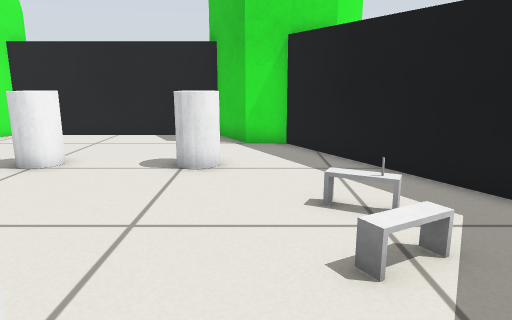
[1] (above)

14 first-person views from a walk through a robot-simulator world made for Gazebo. The camera is 0.56 m above the floor, tilts 12° down and sees 70° across. The floor is counted in squares, 0.25 m on a side. Each view is taken from the middle of a square. On the plan, view 1 faces up. The plan holds only what a view shows up to about 20 squares ahead; the rest is blank. The place goes on beyond the plan.

[2]
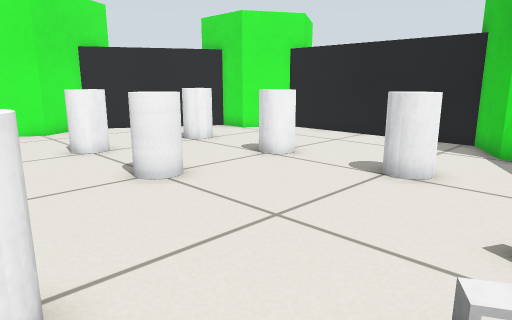

[3]
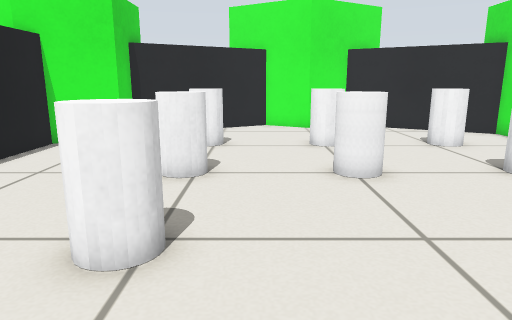

[4]
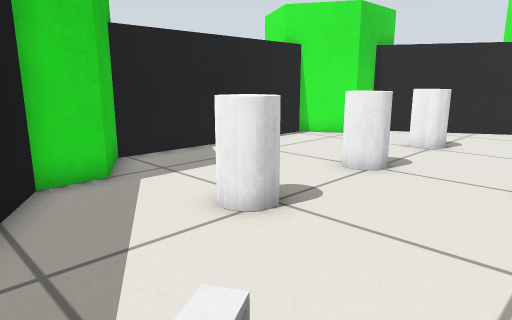

[5]
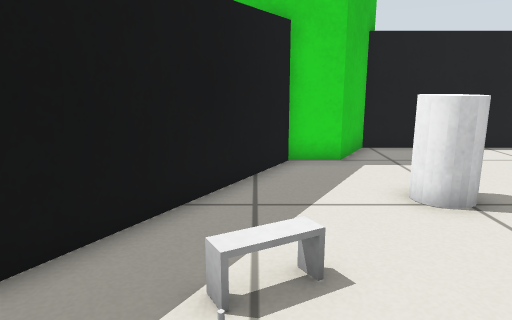

[6]
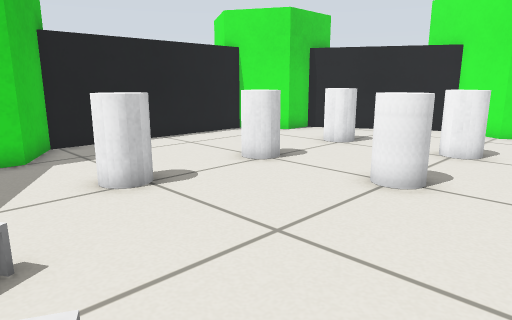

[7]
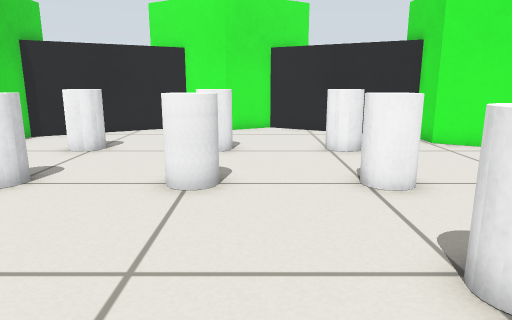

[8]
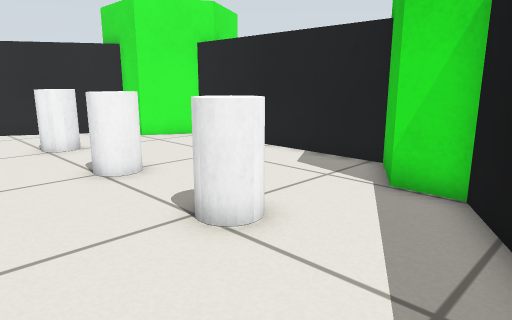

[9]
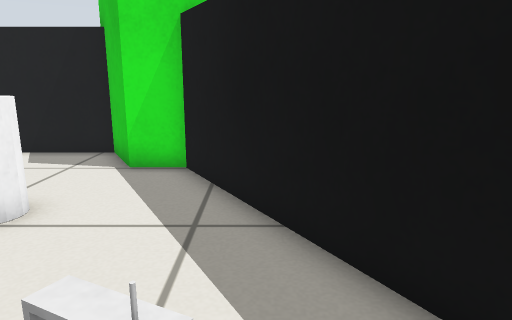

[10]
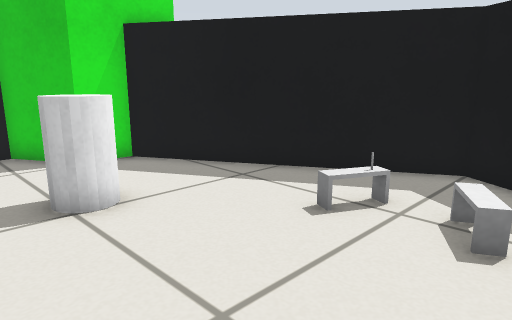

[11]
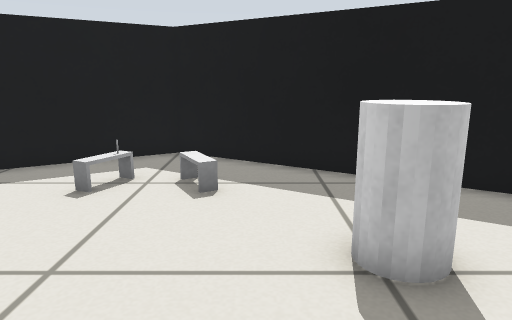

[12]
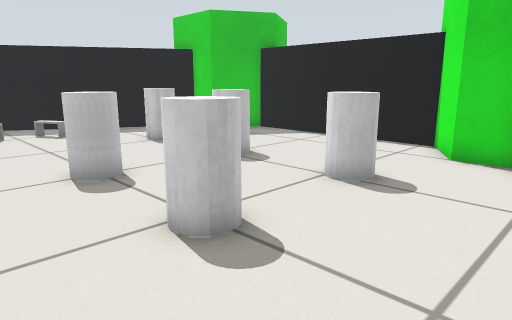

[13]
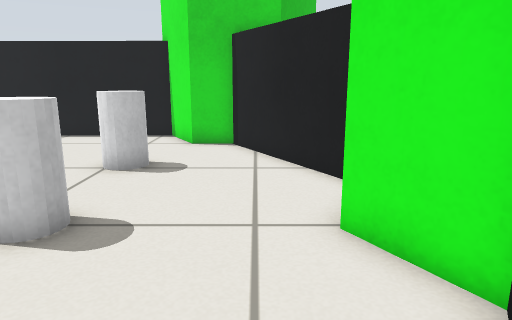

[14]
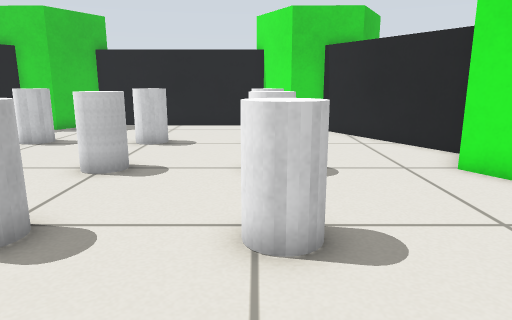

### Floor plan
Points are (right, up) in squares from view 1. A wall is a line through its corners. A room is listed if a view was taken in it or the views show most of it. See-through windows are left out.
Room 1 (views 1, 2, 3, 4, 5, 6, 7, 8, 9, 10, 11, 12, 13, 14)
walls: (5.5, 5.9) (1.1, 13.5) (-0.4, 13.5) (-1.6, 15.7) (-10.3, 15.8) (-11.6, 13.6) (-13.1, 13.6) (-16.5, 7.7) (-15.3, 5.6) (-16.5, 3.5) (-13.2, -2.4) (-11.6, -2.4) (-10.4, -4.6) (-1.7, -4.6) (-0.5, -2.5) (1.1, -2.5) (5.5, 5.2)
objects: white cylinder (-11, 1) to (-10, 2); white cylinder (-11, 5) to (-10, 6); white cylinder (-11, 10) to (-10, 10); white cylinder (-7, 1) to (-6, 2); white cylinder (-6, 5) to (-6, 6); white cylinder (-6, 9) to (-6, 10); white cylinder (-2, 1) to (-1, 2); white cylinder (-2, 9) to (-1, 10); table (1, 4) to (2, 5); table (1, 7); grey pole (2, 6)

Where each view was taken, in squares from view 1:
view 1: 0 up, 0 right, facing up
view 2: 1 up, 2 right, facing up-left
view 3: 3 up, 3 right, facing left
view 4: 6 up, 3 right, facing down-left
view 5: 8 up, 2 right, facing down
view 6: 9 up, 2 right, facing down-left
view 7: 7 up, 2 right, facing left
view 8: 6 up, 3 right, facing up-left
view 9: 4 up, 3 right, facing up
view 10: 3 up, 4 left, facing up-right
view 11: 3 up, 6 left, facing right
view 12: 9 up, 15 left, facing down-right
view 13: 11 up, 14 left, facing down
view 14: 15 up, 10 left, facing down
